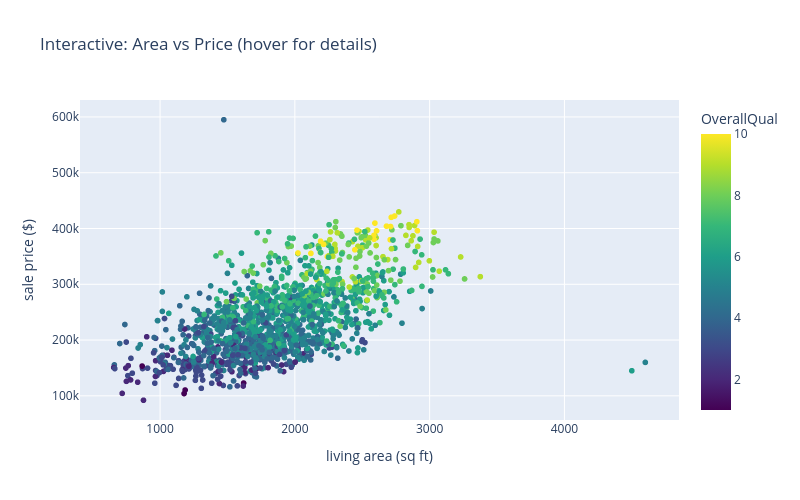

The notebook cell this image was saved under:
### Markdown cell above
• Make one interactive plotly chart — a scatter you can hover, with extra details in the tooltip.

### Code cell
fig = px.scatter(df, x="GrLivArea", y="SalePrice", color="OverallQual",
                 hover_data=["Neighborhood", "YearBuilt"],
                 title="Interactive: Area vs Price (hover for details)",
                 labels={"GrLivArea": "living area (sq ft)", "SalePrice": "sale price ($)"},
                 color_continuous_scale="viridis")
fig.update_layout(width=800, height=500)
fig.show()

### Figure 1 — Plotly figure (JSON) as saved in the notebook; plotly's stock layout.template omitted (floating-point values rounded to 4 significant figures; data arrays with more than 128 entries replaced by an {"elided": "..."} marker saying what was removed)
{"data": [{"customdata": {"elided": "1460x2 mixed values"}, "hovertemplate": "living area (sq ft)=%{x}<br>sale price ($)=%{y}<br>Neighborhood=%{customdata[0]}<br>YearBuilt=%{customdata[1]}<br>OverallQual=%{marker.color}<extra></extra>", "legendgroup": "", "marker": {"color": {"elided": "1460 int values"}, "coloraxis": "coloraxis", "symbol": "circle"}, "mode": "markers", "name": "", "showlegend": false, "type": "scattergl", "x": {"elided": "1460 int values"}, "xaxis": "x", "y": {"elided": "1460 int values"}, "yaxis": "y"}], "layout": {"coloraxis": {"autocolorscale": false, "colorbar": {"title": {"text": "OverallQual"}}, "colorscale": [[0, "#440154"], [0.1111, "#482878"], [0.2222, "#3e4989"], [0.3333, "#31688e"], [0.4444, "#26828e"], [0.5556, "#1f9e89"], [0.6667, "#35b779"], [0.7778, "#6ece58"], [0.8889, "#b5de2b"], [1, "#fde725"]]}, "height": 500, "legend": {"tracegroupgap": 0}, "title": {"text": "Interactive: Area vs Price (hover for details)"}, "width": 800, "xaxis": {"anchor": "y", "domain": [0, 1], "title": {"text": "living area (sq ft)"}}, "yaxis": {"anchor": "x", "domain": [0, 1], "title": {"text": "sale price ($)"}}}}
